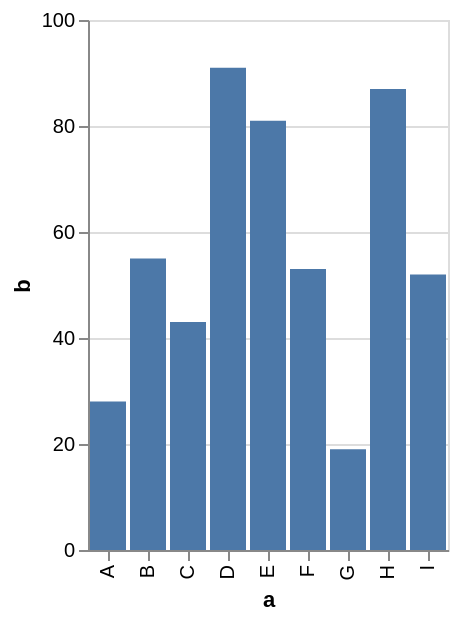

Specify this chart in Vega-Lite:
### Vega-Lite specification from a JSON file in a GitHub repository (floating-point values rounded to 4 significant figures)
{"$schema": "https://vega.github.io/schema/vega-lite/v2.6.0.json", "description": "A simple bar chart with embedded data.", "autosize": "fit", "data": {"values": [{"a": "A", "b": 28}, {"a": "B", "b": 55}, {"a": "C", "b": 43}, {"a": "D", "b": 91}, {"a": "E", "b": 81}, {"a": "F", "b": 53}, {"a": "G", "b": 19}, {"a": "H", "b": 87}, {"a": "I", "b": 52}]}, "mark": "bar", "encoding": {"x": {"field": "a", "type": "ordinal"}, "y": {"field": "b", "type": "quantitative"}}}
